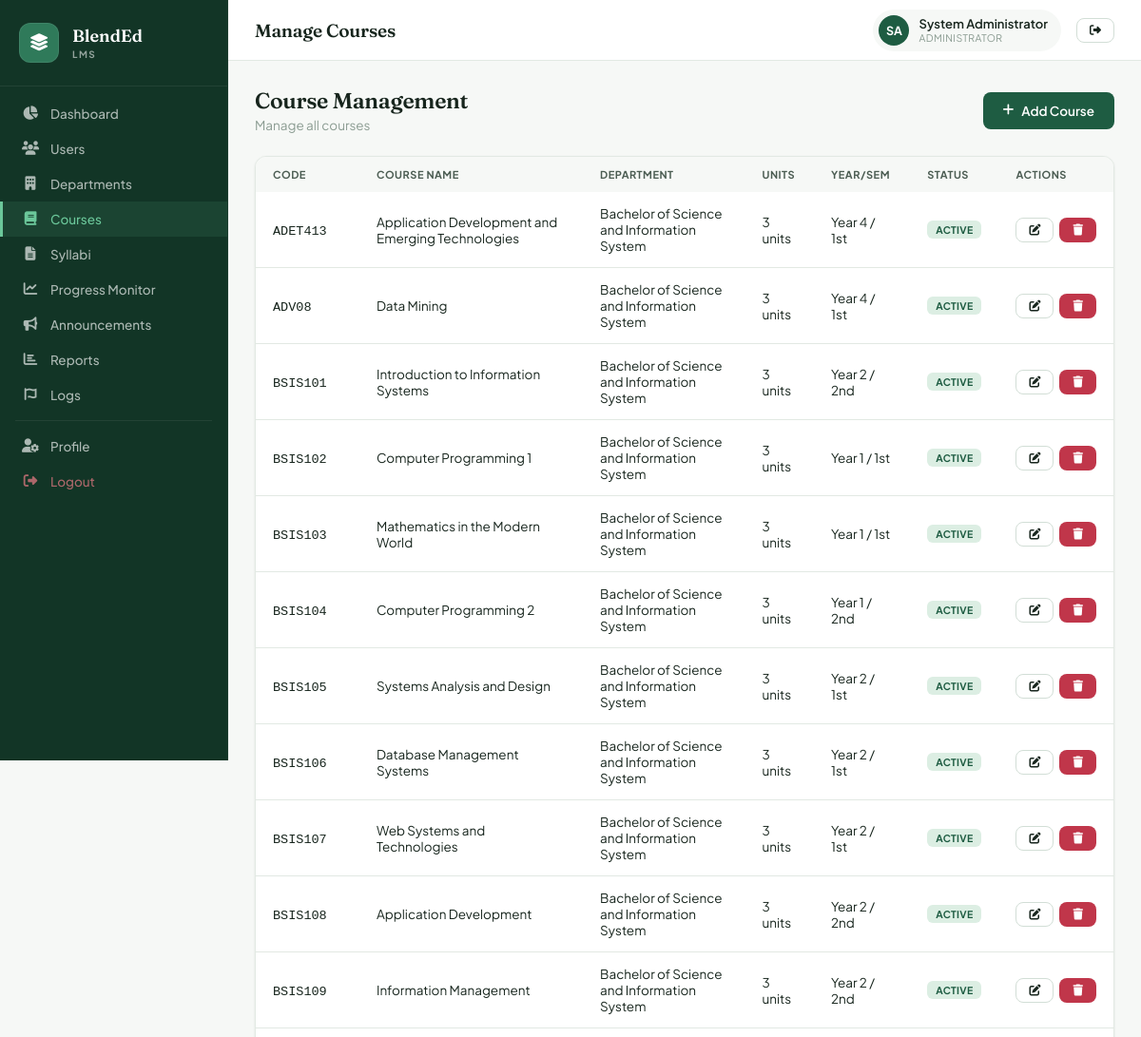
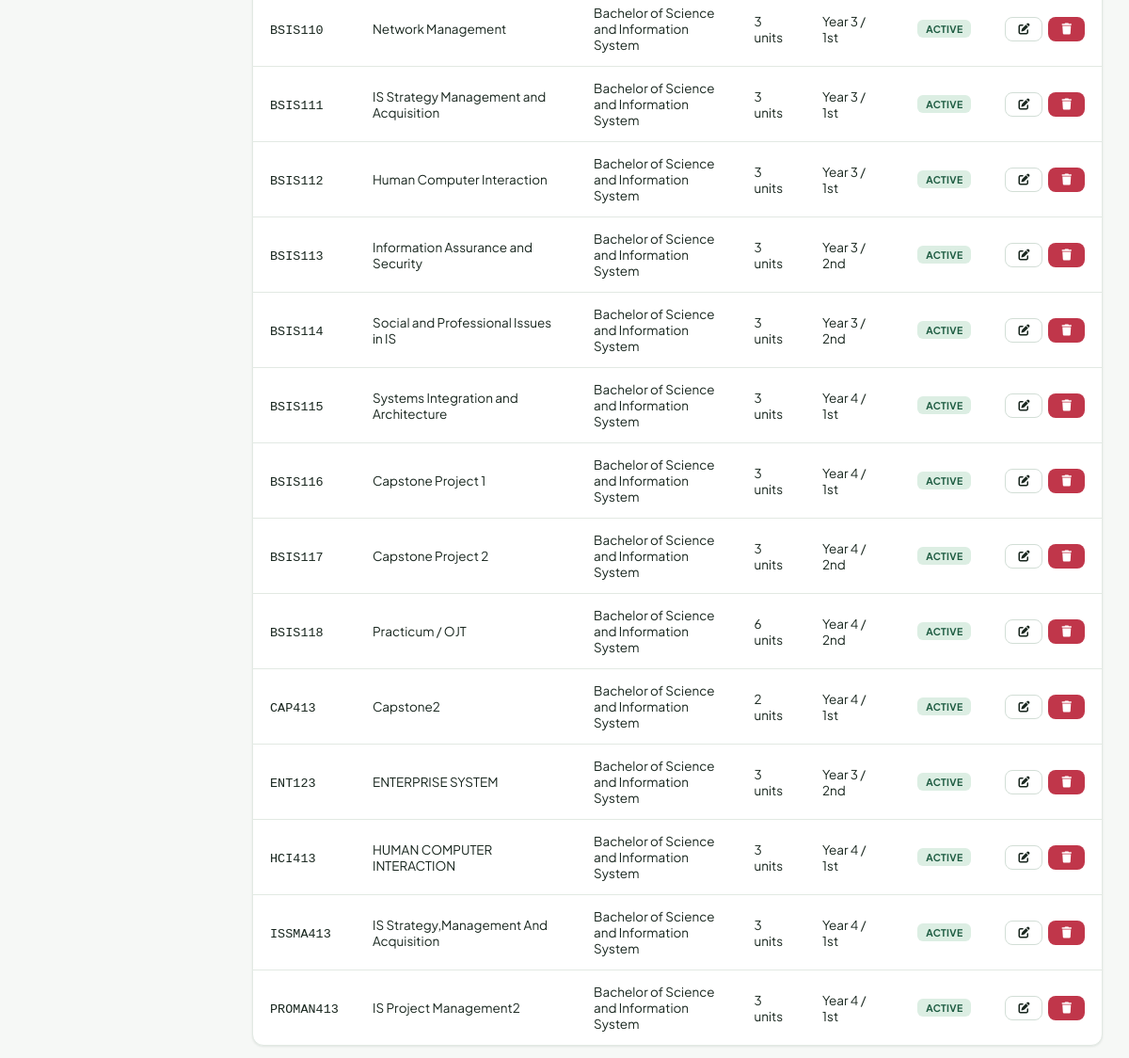
The page /admin/courses.php (signed in) on the database its author committed (2 pictures, top to bottom).
### tables this page shows
CREATE TABLE `courses` (
  `id` int NOT NULL AUTO_INCREMENT,
  `department_id` int NOT NULL,
  `course_code` varchar(20) NOT NULL,
  `course_name` varchar(150) NOT NULL,
  `description` text,
  `units` int DEFAULT '3',
  `prerequisite` varchar(255) DEFAULT 'None',
  `year_level` int DEFAULT '1',
  `semester` enum('1st','2nd','Summer') DEFAULT '1st',
  `status` enum('active','inactive') DEFAULT 'active',
  `created_at` timestamp NOT NULL DEFAULT CURRENT_TIMESTAMP,
  PRIMARY KEY (`id`),
  UNIQUE KEY `course_code` (`course_code`),
  KEY `department_id` (`department_id`),
  CONSTRAINT `courses_ibfk_1` FOREIGN KEY (`department_id`) REFERENCES `departments` (`id`) ON DELETE CASCADE
);

CREATE TABLE `departments` (
  `id` int NOT NULL AUTO_INCREMENT,
  `name` varchar(100) NOT NULL,
  `code` varchar(20) NOT NULL,
  `description` text,
  `created_at` timestamp NOT NULL DEFAULT CURRENT_TIMESTAMP,
  PRIMARY KEY (`id`),
  UNIQUE KEY `code` (`code`)
);

### admin/courses.php (the view, shortened to what this page needs)
<?php
require_once '../includes/config.php';
$courses = $conn->query("SELECT c.*, d.name as dept_name FROM courses c JOIN departments d ON c.department_id=d.id ORDER BY d.name,c.course_code");
?>
<?php require_once '../includes/header.php'; ?>
<div class="app-layout">
<?php require_once '../includes/sidebar.php'; ?>
<div class="main-content">
<?php require_once '../includes/topbar.php'; ?>
<div class="page-content">
<div class="page-header">
    <div class="page-header-left"><h2>Course Management</h2><p>Manage all courses</p></div>
    <button class="btn btn-primary" onclick="openModal('addCourseModal')"><i class="fas fa-plus"></i> Add Course</button>
</div>
<div class="card">
<div class="table-wrap">
<table>
<thead><tr><th>Code</th><th>Course Name</th><th>Department</th><th>Units</th><th>Year/Sem</th><th>Status</th><th>Actions</th></tr></thead>
<tbody>
<?php while($c=$courses->fetch_assoc()): ?>
<tr>
    <td><code><?= htmlspecialchars($c['course_code']) ?></code></td>
    <td><?= htmlspecialchars($c['course_name']) ?></td>
    <td><?= htmlspecialchars($c['dept_name']) ?></td>
    <td><?= $c['units'] ?> units</td>
    <td>Year <?= $c['year_level'] ?> / <?= $c['semester'] ?></td>
    <td><span class="badge <?= $c['status']==='active'?'badge-green':'badge-gray' ?>"><?= $c['status'] ?></span></td>
    <td><div class="action-btns">
        <button class="btn btn-secondary btn-sm" onclick='editCourse(<?= json_encode($c) ?>)'><i class="fas fa-edit"></i></button>
        <form method="POST" style="display:inline" onsubmit="return confirm('Delete?')"><button class="btn btn-danger btn-sm"><i class="fas fa-trash"></i></button></form>
    </div></td>
</tr>
<?php endwhile; ?>
</tbody>
</table>
</div>
</div>
</div></div></div>
</body></html>

### assets/css/style.css (style rules this page uses)
:root { --primary: #1E5C42; --primary-dark: #123526; --primary-mid: #2F7A5A; --primary-light: #DCEEE3; --accent: #C1774A; --accent-tint: #F5E6DA; --bg: #F6F8F6; --bg2: #EEF3EF; --white: #FFFFFF; --text: #17251D; --text2: #4C5D53; --text3: #8B9C92; --border: #E2E9E3; --border2: #D2DED6; --ease: cubic-bezier(.4,0,.2,1); --ease-out: cubic-bezier(0,0,.2,1); --shadow-xs: 0 1px 2px rgba(18,53,38,.05); --shadow-sm: 0 1px 3px rgba(18,53,38,.06), 0 1px 2px rgba(18,53,38,.04); --shadow-md: 0 4px 12px rgba(18,53,38,.08); --shadow-lg: 0 12px 32px rgba(18,53,38,.12); --radius-sm: 8px; --radius: 12px; --radius-lg: 16px; --sidebar-w: 240px; --header-h: 64px; --font: 'Plus Jakarta Sans', sans-serif; --font-display: 'Fraunces', serif; --danger: #C0364A; --danger-tint: #FBE4E7; --warning: #B67A2E; --warning-tint: #FBF0DE; --info: #2E6DA6; --info-tint: #E3EEF7; --success: #1E5C42; --success-tint: #DCEEE3; --shadow: var(--shadow-sm); --shadow2: var(--shadow-lg); }
*, *::before, *::after { box-sizing: border-box; margin: 0; padding: 0; }
html { scroll-behavior: smooth; }
body { font-family: var(--font); background: var(--bg); color: var(--text); min-height: 100vh; -webkit-font-smoothing: antialiased; }
.btn { display: inline-flex; align-items: center; gap: 8px; padding: 10px 20px; border-radius: var(--radius-sm); font-family: var(--font); font-weight: 600; font-size: 13.5px; cursor: pointer; border: 1.5px solid transparent; transition: background-color .15s var(--ease), border-color .15s var(--ease), transform .1s var(--ease), box-shadow .15s var(--ease); text-decoration: none; }
.btn-primary { background: var(--primary); color: white; }
.btn-secondary { background: var(--white); color: var(--text); border-color: var(--border2); }
.btn-danger { background: var(--danger); color: white; }
.btn-sm { padding: 6px 13px; font-size: 12px; }
.app-layout { display: flex; min-height: 100vh; width: 100%; }
.main-content { margin-left: var(--sidebar-w); flex: 1; display: flex; flex-direction: column; min-width: 0; }
.page-content { padding: 28px; flex: 1; width: 100%; max-width: 1440px; margin: 0 auto; }
.card { background: var(--white); border-radius: var(--radius); box-shadow: var(--shadow-sm); border: 1px solid var(--border); overflow: hidden; width: 100%; }
.table-wrap { width: 100%; overflow-x: auto; -webkit-overflow-scrolling: touch; border-radius: 0 0 var(--radius) var(--radius); }
table { width: 100%; border-collapse: collapse; min-width: 600px; }
thead { background: var(--bg); }
th { padding: 12px 18px; text-align: left; font-size: 11px; font-weight: 700; color: var(--text2); text-transform: uppercase; letter-spacing: .5px; }
td { padding: 14px 18px; font-size: 13.5px; color: var(--text); border-bottom: 1px solid var(--border); vertical-align: middle; }
tbody tr { transition: background-color .12s var(--ease); }
tbody tr:last-child td { border-bottom: none; }
.badge { display: inline-flex; align-items: center; gap: 4px; padding: 3px 9px; border-radius: 6px; font-size: 10.5px; font-weight: 700; letter-spacing: .3px; text-transform: uppercase; white-space: nowrap; }
.badge-green { background: var(--success-tint); color: var(--primary); }
.page-header { display: flex; align-items: center; justify-content: space-between; margin-bottom: 24px; gap: 16px; }
.page-header-left h2 { font-family: var(--font-display); font-size: 23px; font-weight: 600; color: var(--text); letter-spacing: -.3px; }
.page-header-left p { font-size: 13.5px; color: var(--text3); margin-top: 3px; }
.action-btns { display: flex; gap: 6px; }

### rows shown on the page
courses: course_code "ADET413", course_name "Application Development and Emerging Technologies", department.name "Bachelor of Science and Information System", units "3", year_level "4", semester "1st", status "ACTIVE"
courses: course_code "ADV08", course_name "Data Mining", department.name "Bachelor of Science and Information System", units "3", year_level "4", semester "1st", status "ACTIVE"
courses: course_code "BSIS101", course_name "Introduction to Information Systems", department.name "Bachelor of Science and Information System", units "3", year_level "2", semester "2nd", status "ACTIVE"
courses: course_code "BSIS102", course_name "Computer Programming 1", department.name "Bachelor of Science and Information System", units "3", year_level "1", semester "1st", status "ACTIVE"
courses: course_code "BSIS103", course_name "Mathematics in the Modern World", department.name "Bachelor of Science and Information System", units "3", year_level "1", semester "1st", status "ACTIVE"
courses: course_code "BSIS104", course_name "Computer Programming 2", department.name "Bachelor of Science and Information System", units "3", year_level "1", semester "2nd", status "ACTIVE"
courses: course_code "BSIS105", course_name "Systems Analysis and Design", department.name "Bachelor of Science and Information System", units "3", year_level "2", semester "1st", status "ACTIVE"
courses: course_code "BSIS106", course_name "Database Management Systems", department.name "Bachelor of Science and Information System", units "3", year_level "2", semester "1st", status "ACTIVE"
courses: course_code "BSIS107", course_name "Web Systems and Technologies", department.name "Bachelor of Science and Information System", units "3", year_level "2", semester "1st", status "ACTIVE"
courses: course_code "BSIS108", course_name "Application Development", department.name "Bachelor of Science and Information System", units "3", year_level "2", semester "2nd", status "ACTIVE"
courses: course_code "BSIS109", course_name "Information Management", department.name "Bachelor of Science and Information System", units "3", year_level "2", semester "2nd", status "ACTIVE"
courses: course_code "BSIS110", course_name "Network Management", department.name "Bachelor of Science and Information System", units "3", year_level "3", semester "1st", status "ACTIVE"
courses: course_code "BSIS111", course_name "IS Strategy Management and Acquisition", department.name "Bachelor of Science and Information System", units "3", year_level "3", semester "1st", status "ACTIVE"
courses: course_code "BSIS112", course_name "Human Computer Interaction", department.name "Bachelor of Science and Information System", units "3", year_level "3", semester "1st", status "ACTIVE"
courses: course_code "BSIS113", course_name "Information Assurance and Security", department.name "Bachelor of Science and Information System", units "3", year_level "3", semester "2nd", status "ACTIVE"
courses: course_code "BSIS114", course_name "Social and Professional Issues in IS", department.name "Bachelor of Science and Information System", units "3", year_level "3", semester "2nd", status "ACTIVE"
courses: course_code "BSIS115", course_name "Systems Integration and Architecture", department.name "Bachelor of Science and Information System", units "3", year_level "4", semester "1st", status "ACTIVE"
courses: course_code "BSIS116", course_name "Capstone Project 1", department.name "Bachelor of Science and Information System", units "3", year_level "4", semester "1st", status "ACTIVE"
courses: course_code "BSIS117", course_name "Capstone Project 2", department.name "Bachelor of Science and Information System", units "3", year_level "4", semester "2nd", status "ACTIVE"
courses: course_code "BSIS118", course_name "Practicum / OJT", department.name "Bachelor of Science and Information System", units "6", year_level "4", semester "2nd", status "ACTIVE"
courses: course_code "CAP413", course_name "Capstone2", department.name "Bachelor of Science and Information System", units "2", year_level "4", semester "1st", status "ACTIVE"
courses: course_code "ENT123", course_name "ENTERPRISE SYSTEM", department.name "Bachelor of Science and Information System", units "3", year_level "3", semester "2nd", status "ACTIVE"
courses: course_code "HCI413", course_name "HUMAN COMPUTER INTERACTION", department.name "Bachelor of Science and Information System", units "3", year_level "4", semester "1st", status "ACTIVE"
courses: course_code "ISSMA413", course_name "IS Strategy,Management And Acquisition", department.name "Bachelor of Science and Information System", units "3", year_level "4", semester "1st", status "ACTIVE"
courses: course_code "PROMAN413", course_name "IS Project Management2", department.name "Bachelor of Science and Information System", units "3", year_level "4", semester "1st", status "ACTIVE"

### other values the page prints
$pageTitle "Manage Courses"
$initials "SA"
$_SESSION['full_name'] "System Administrator"
$roleLabel[$r] "ADMINISTRATOR"
